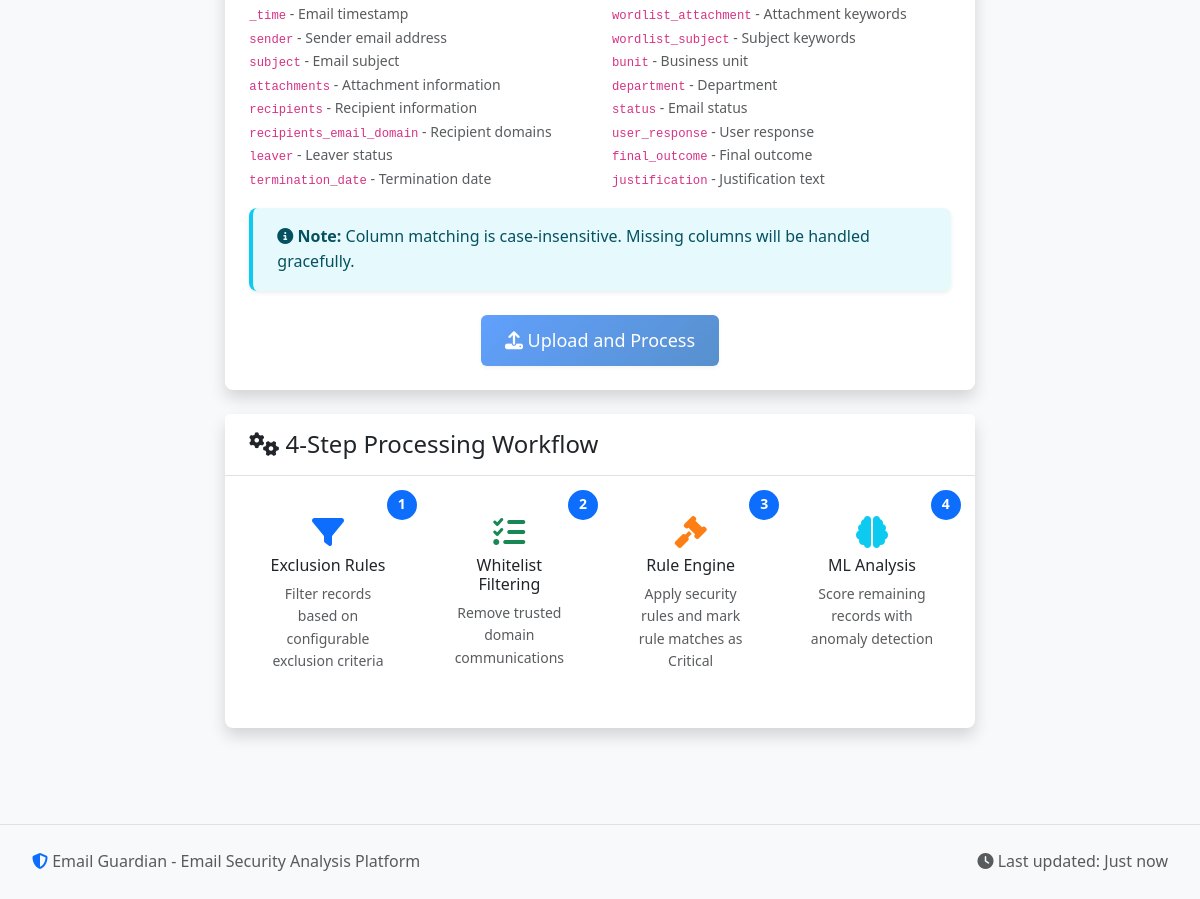
/ (lower part), run on an earlier commit of the app's database.
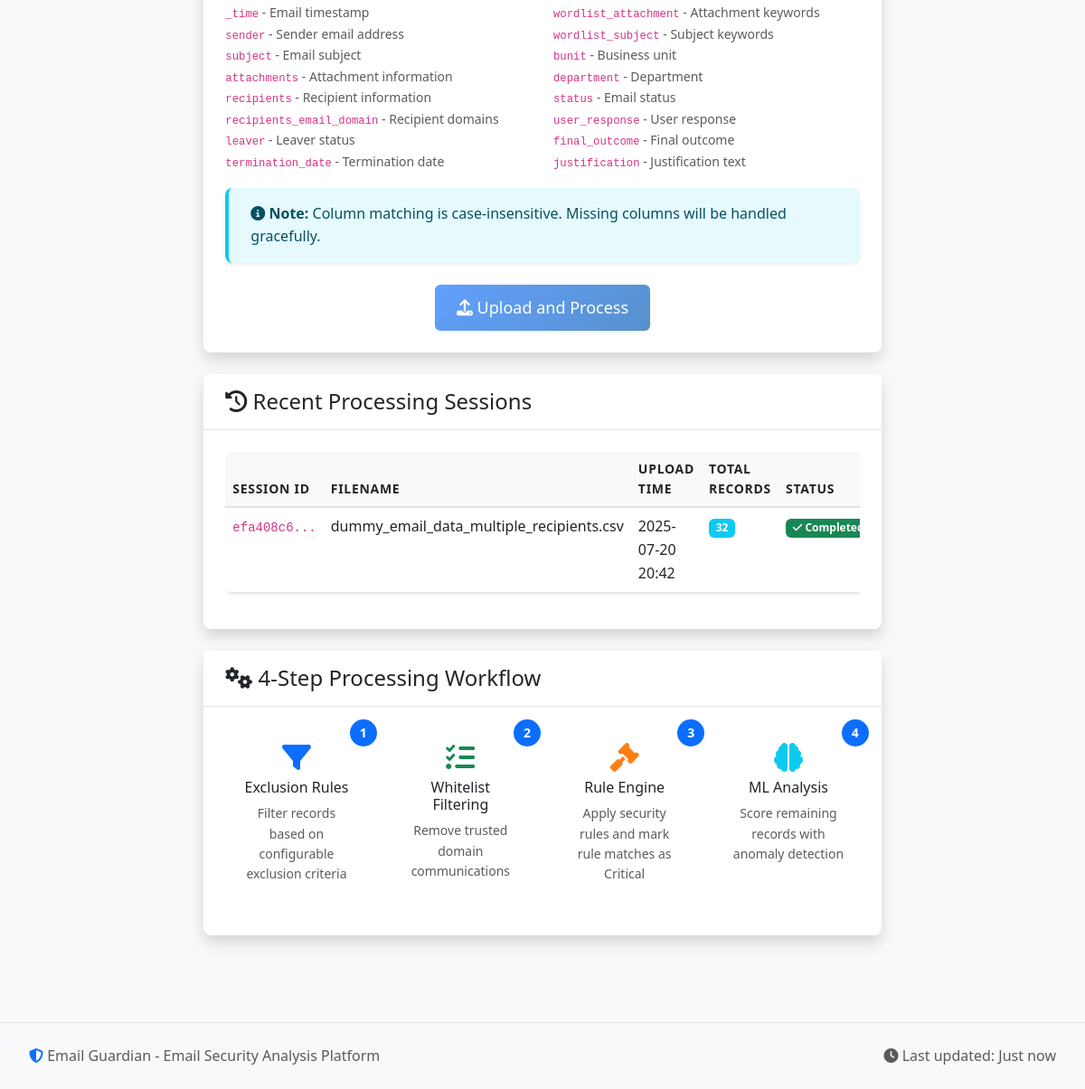
And on a later commit of the database.
### models.py (models this page shows, shortened)
class ProcessingSession(db.Model):
    __tablename__ = 'processing_sessions'
    id = db.Column(db.String(36), primary_key=True)
    filename = db.Column(db.String(255), nullable=False)
    upload_time = db.Column(db.DateTime, default=datetime.utcnow)
    total_records = db.Column(db.Integer, default=0)
    processed_records = db.Column(db.Integer, default=0)
    status = db.Column(db.String(50), default='uploaded')  # uploaded, processing, completed, error
    error_message = db.Column(Text)
    processing_stats = db.Column(JSON)
    data_path = db.Column(db.String(500))
    is_compressed = db.Column(db.Boolean, default=False)
    exclusion_applied = db.Column(db.Boolean, default=False)
    whitelist_applied = db.Column(db.Boolean, default=False)
    rules_applied = db.Column(db.Boolean, default=False)
    ml_applied = db.Column(db.Boolean, default=False)

### routes.py (the view)
@app.route('/')
def index():
    recent_sessions = ProcessingSession.query.order_by(ProcessingSession.upload_time.desc()).limit(10).all()
    return render_template('index.html', recent_sessions=recent_sessions)

### templates/index.html (shortened to what the changed rows need)
{% extends "base.html" %}
{% block content %}
<div class="row justify-content-center">
    <div class="col-lg-8">
        {% if recent_sessions %}
        <div class="card shadow-custom">
            <div class="card-header">
                <h4 class="card-title mb-0">
                    <i class="fas fa-history"></i>
                    Recent Processing Sessions
                </h4>
            </div>
            <div class="card-body">
                <div class="table-responsive">
                    <table class="table table-hover">
                        <thead>
                            <tr>
                                <th>Session ID</th>
                                <th>Filename</th>
                                <th>Upload Time</th>
                                <th>Total Records</th>
                                <th>Status</th>
                            </tr>
                        </thead>
                        <tbody>
                            {% for session in recent_sessions %}
                            <tr>
                                <td>
                                    <code>{{ session.id[:8] }}...</code>
                                </td>
                                <td>{{ session.filename }}</td>
                                <td>{{ session.upload_time.strftime('%Y-%m-%d %H:%M') if session.upload_time }}</td>
                                <td>
                                    {% if session.total_records %}
                                        <span class="badge bg-info">{{ session.total_records }}</span>
                                    {% else %}
                                        <span class="text-muted">-</span>
                                    {% endif %}
                                </td>
                                <td>
                                    {% if session.status == 'completed' %}
                                        <span class="badge bg-success">
                                            <i class="fas fa-check"></i> Completed
                                        </span>
                                    {% elif session.status == 'processing' %}
                                        <span class="badge bg-primary">
                                            <i class="fas fa-spinner fa-spin"></i> Processing
                                        </span>
                                    {% elif session.status == 'error' %}
                                        <span class="badge bg-danger">
                                            <i class="fas fa-exclamation-triangle"></i> Error
                                        </span>
                                    {% else %}
                                        <span class="badge bg-secondary">{{ session.status.title() }}</span>
                                    {% endif %}
                                </td>
                            </tr>
                            {% endfor %}
                        </tbody>
                    </table>
                </div>
            </div>
        </div>
        {% endif %}
    </div>
</div>
{% endblock %}

What changed in the data, as far as the page shows it:
added ProcessingSession: id "efa408c6", filename "dummy_email_data_multiple_recipients.csv", upload_time "2025-07-20 20:42", total_records "32", status "completed" (drawn)
Also different on the page:
text now shown: "Recent Processing Sessions SESSION ID FILENAME UPLOAD TIME TOTAL RECORDS STATUS"
